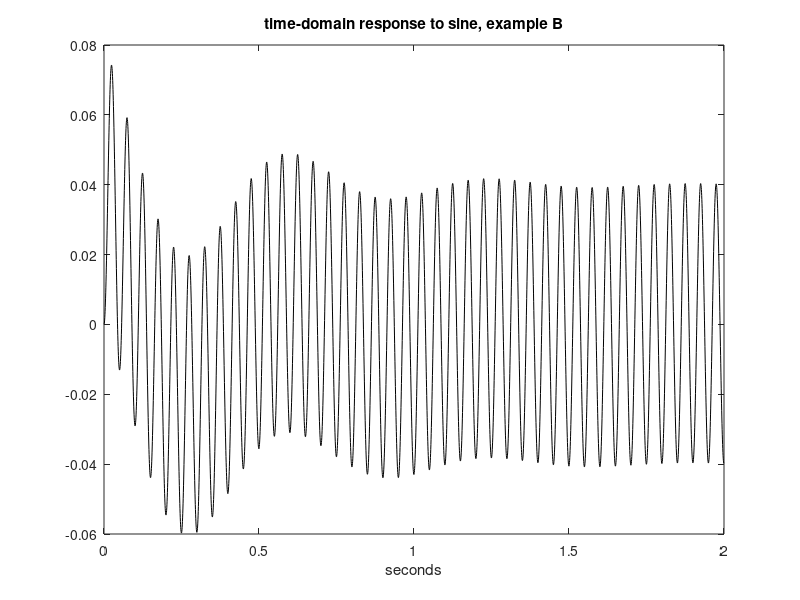

Write MATLAB code to recreate this figure.
% Time-domain response to sine, example B
R=0.5; C=0.1; L=0.1; %values of the components
num=[R*C 0]; % transfer function numerator;
den=[L*C R*C 1]; %transfer function denominator
G=tf(num,den); %transfer function
% Input sine signal 
fu=20; %signal frequency in Hz
wu=2*pi*fu; %signal frequency in rad/s
fs=2000; %sampling frequency in Hz
tiv=1/fs; %time interval between samples;
t=0:tiv:(2-tiv); %time intervals set (2 seconds)
u=sin(wu*t); %input signal data set
[y,ty]=lsim(G,u,t); %computes the system output
plot(t,y,'k'); %plots output signal
xlabel('seconds'); title('time-domain response to sine, example B');
